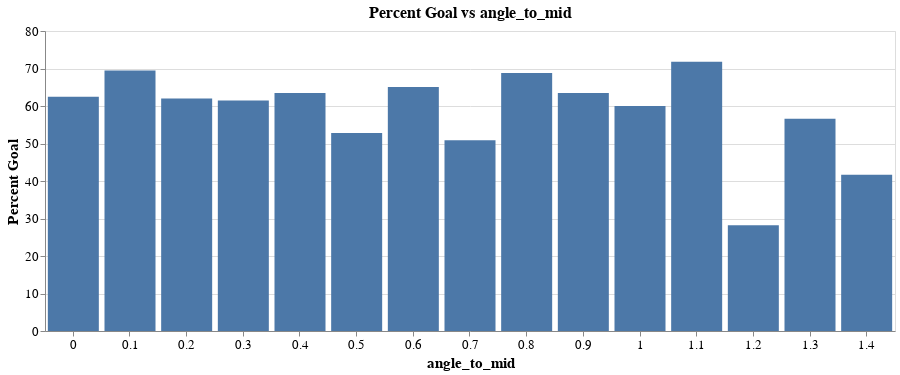

The notebook cell this image was saved under:
### Code cell
plot_percent_goal_vs_feature(detailed_shots_clean, 'angle_to_mid')

### Figure 1 — Vega-Lite specification as saved in the notebook (floating-point values rounded to 4 significant figures)
{"config": {"view": {"continuousWidth": 300, "continuousHeight": 300}, "axis": {"labelFontSize": 13, "titleFontSize": 15}, "title": {"fontSize": 16}}, "data": {"name": "data-adf130488a3b42705eaea0f929f2be95"}, "mark": {"type": "bar"}, "encoding": {"x": {"axis": {"labelAngle": 0, "title": "angle_to_mid"}, "field": "angle_to_mid", "type": "nominal"}, "y": {"axis": {"title": "Percent Goal"}, "field": "Percent Goal", "type": "quantitative"}}, "height": 300, "title": "Percent Goal vs angle_to_mid", "width": 850, "$schema": "https://vega.github.io/schema/vega-lite/v5.8.0.json", "datasets": {"data-adf130488a3b42705eaea0f929f2be95": [{"angle_to_mid": 0.0, "No Goal": 21.0, "Goal": 35.0, "Percent Goal": 62.5}, {"angle_to_mid": 0.1, "No Goal": 21.0, "Goal": 48.0, "Percent Goal": 69.46}, {"angle_to_mid": 0.2, "No Goal": 20.0, "Goal": 33.0, "Percent Goal": 62.03}, {"angle_to_mid": 0.3, "No Goal": 21.0, "Goal": 34.0, "Percent Goal": 61.48}, {"angle_to_mid": 0.4, "No Goal": 14.0, "Goal": 25.0, "Percent Goal": 63.45}, {"angle_to_mid": 0.5, "No Goal": 12.0, "Goal": 14.0, "Percent Goal": 52.83}, {"angle_to_mid": 0.6, "No Goal": 8.0, "Goal": 16.0, "Percent Goal": 65.04}, {"angle_to_mid": 0.7, "No Goal": 8.0, "Goal": 9.0, "Percent Goal": 50.85}, {"angle_to_mid": 0.8, "No Goal": 6.0, "Goal": 15.0, "Percent Goal": 68.81}, {"angle_to_mid": 0.9, "No Goal": 6.0, "Goal": 12.0, "Percent Goal": 63.49}, {"angle_to_mid": 1.0, "No Goal": 5.0, "Goal": 9.0, "Percent Goal": 60.0}, {"angle_to_mid": 1.1, "No Goal": 4.0, "Goal": 13.0, "Percent Goal": 71.82}, {"angle_to_mid": 1.2, "No Goal": 9.0, "Goal": 4.0, "Percent Goal": 28.17}, {"angle_to_mid": 1.3, "No Goal": 1.0, "Goal": 3.0, "Percent Goal": 56.6}, {"angle_to_mid": 1.4, "No Goal": 0.0, "Goal": 1.0, "Percent Goal": 41.67}]}}
